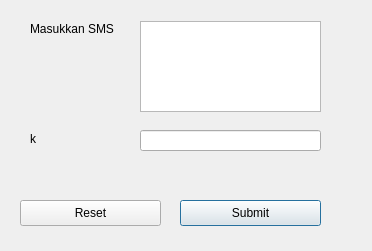
<?xml version="1.0" encoding="UTF-8"?>
<ui version="4.0">
 <class>Dialog</class>
 <widget class="QDialog" name="Dialog">
  <property name="geometry">
   <rect>
    <x>0</x>
    <y>0</y>
    <width>372</width>
    <height>251</height>
   </rect>
  </property>
  <property name="windowTitle">
   <string>Klarifikasi SMS</string>
  </property>
  <widget class="QLabel" name="label">
   <property name="geometry">
    <rect>
     <x>30</x>
     <y>20</y>
     <width>101</width>
     <height>18</height>
    </rect>
   </property>
   <property name="text">
    <string>Masukkan SMS</string>
   </property>
  </widget>
  <widget class="QPushButton" name="submit">
   <property name="geometry">
    <rect>
     <x>180</x>
     <y>200</y>
     <width>141</width>
     <height>26</height>
    </rect>
   </property>
   <property name="autoFillBackground">
    <bool>false</bool>
   </property>
   <property name="text">
    <string>Submit</string>
   </property>
  </widget>
  <widget class="QPushButton" name="reset">
   <property name="geometry">
    <rect>
     <x>20</x>
     <y>200</y>
     <width>141</width>
     <height>26</height>
    </rect>
   </property>
   <property name="text">
    <string>Reset</string>
   </property>
  </widget>
  <widget class="QLineEdit" name="lineEdit_2">
   <property name="geometry">
    <rect>
     <x>140</x>
     <y>130</y>
     <width>181</width>
     <height>21</height>
    </rect>
   </property>
  </widget>
  <widget class="QLabel" name="label_2">
   <property name="geometry">
    <rect>
     <x>30</x>
     <y>130</y>
     <width>101</width>
     <height>18</height>
    </rect>
   </property>
   <property name="text">
    <string>k</string>
   </property>
  </widget>
  <widget class="QTextEdit" name="lineEdit">
   <property name="geometry">
    <rect>
     <x>140</x>
     <y>21</y>
     <width>181</width>
     <height>91</height>
    </rect>
   </property>
  </widget>
 </widget>
 <resources/>
 <connections/>
</ui>
